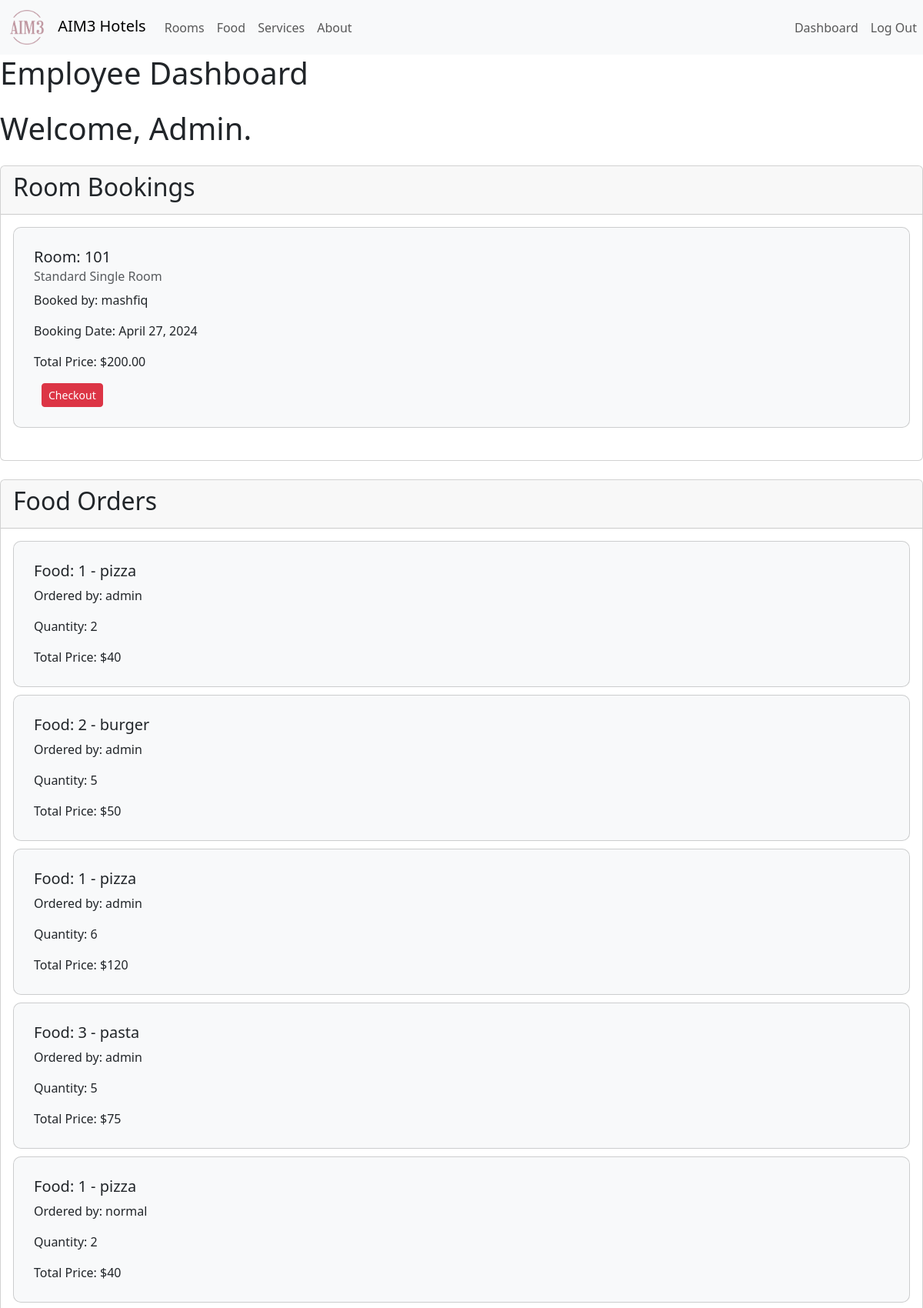
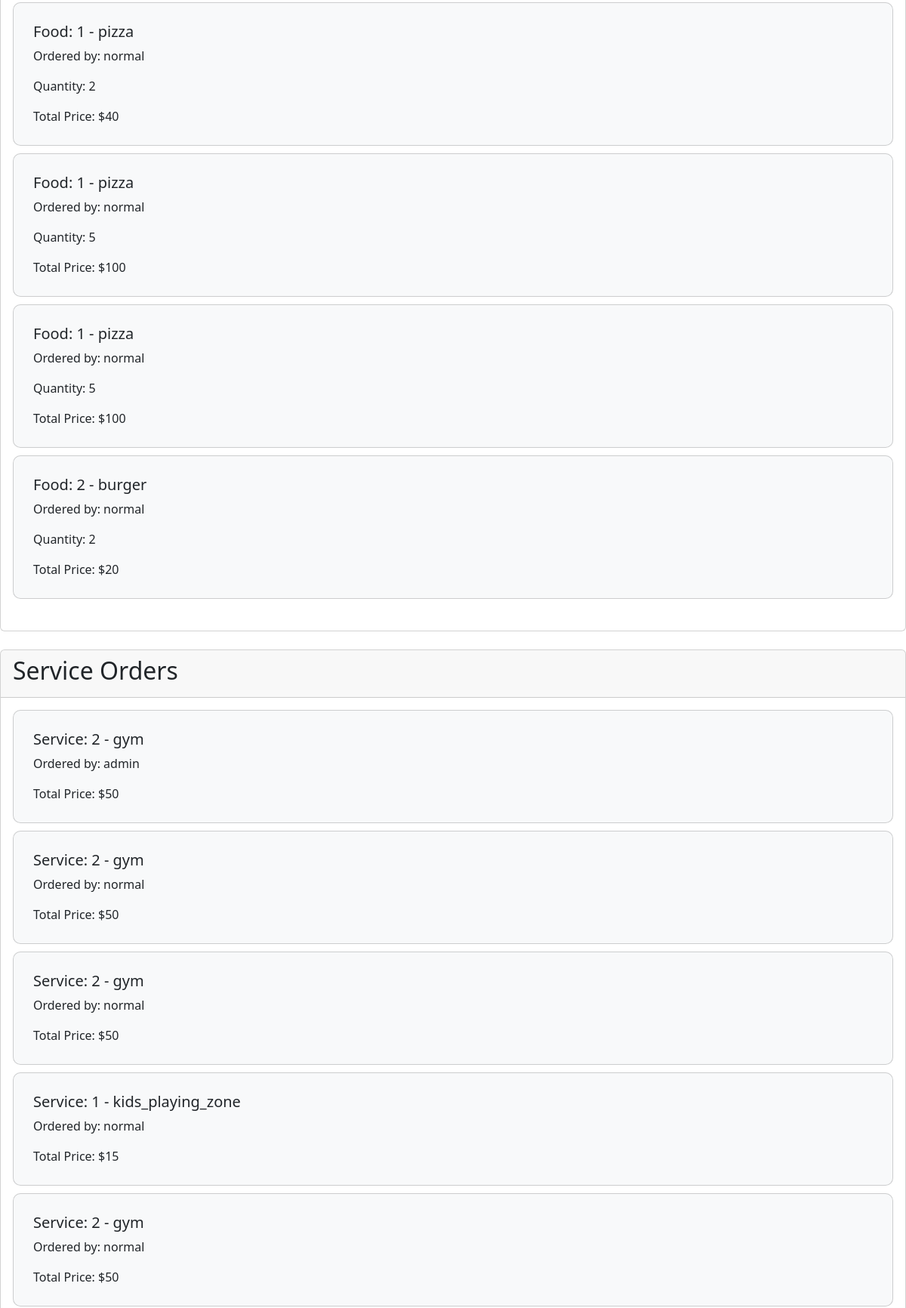
Screenshot of /dashboard/ (signed in, upper part) with the database file from the repository (2 pictures, top to bottom).
### website/models.py (models this page shows, shortened)
class Person(AbstractBaseUser, PermissionsMixin):
    username = models.CharField(max_length=150, unique=True)
    email = models.EmailField(unique=True)
    first_name = models.CharField(max_length=30)
    last_name = models.CharField(max_length=30)
    date_joined = models.DateTimeField(default=timezone.now)
    is_active = models.BooleanField(default=True)
    is_staff = models.BooleanField(default=False)
    groups = models.ManyToManyField(Group, blank=True, related_name='persons')
    user_permissions = models.ManyToManyField(Permission, blank=True, related_name='persons')
    objects = PersonManager()
    USERNAME_FIELD = 'username'
    REQUIRED_FIELDS = ['email']
    def __str__(self):
        return self.username

class RoomBooking(models.Model):
    room = models.ForeignKey(Room, on_delete=models.CASCADE)
    booked_by = models.ForeignKey(get_user_model(), on_delete=models.CASCADE)
    booking_date = models.DateField(default=timezone.now)
    num_nights = models.IntegerField()
    total_price = models.DecimalField(max_digits=10, decimal_places=2)

class Room(models.Model):
    STANDARD_SINGLE = 'standard_single'
    PREMIUM_SINGLE = 'premium_single'
    STANDARD_DOUBLE = 'standard_double'
    PREMIUM_DOUBLE = 'premium_double'
    LUXURY_FAMILY = 'luxury_family'
    ROOM_TYPES = [
        (STANDARD_SINGLE, 'Standard Single Room'),
        (PREMIUM_SINGLE, 'Premium Single Room'),
        (STANDARD_DOUBLE, 'Standard Double Room'),
        (PREMIUM_DOUBLE, 'Premium Double Room'),
        (LUXURY_FAMILY, 'Luxury Family Room'),
    ]
    room_number = models.CharField(max_length=50, unique=True)
    num_beds = models.IntegerField()
    room_type = models.CharField(max_length=20, choices=ROOM_TYPES)
    price = models.DecimalField(max_digits=10, decimal_places=2)
    is_available = models.BooleanField(default=True)  # Default to available

class FoodOrder(models.Model):
    PAID = 'paid'
    UNPAID = 'unpaid'
    PAYMENT_STATUS_CHOICES = [
        (PAID, 'Paid'),
        (UNPAID, 'Unpaid'),
    ]
    payment_status = models.CharField(max_length=10, choices=PAYMENT_STATUS_CHOICES, default=UNPAID)
    food = models.ForeignKey(Food, on_delete=models.CASCADE)
    ordered_by = models.ForeignKey(get_user_model(), on_delete=models.CASCADE)
    quantity = models.IntegerField()
    order_date = models.DateField(default=timezone.now)
    total_price = models.IntegerField()

class Food(models.Model):
    PIZZA = 'pizza'
    BURGER = 'burger'
    PASTA = 'pasta'
    FOOD_TYPES = [
        (PIZZA, 'Pizza'),
        (BURGER, 'Burger'),
        (PASTA, 'Pasta'),
    ]
    food_item_number = models.CharField(max_length=50, unique=True)
    description = models.TextField()
    price = models.DecimalField(max_digits=10, decimal_places=2)
    food_type = models.CharField(max_length=10, choices=FOOD_TYPES)
    def __str__(self):
        return f"{self.food_item_number} - {self.food_type}"

class ServiceOrder(models.Model):
    PAID = 'paid'
    UNPAID = 'unpaid'
    PAYMENT_STATUS_CHOICES = [
        (PAID, 'Paid'),
        (UNPAID, 'Unpaid'),
    ]
    payment_status = models.CharField(max_length=10, choices=PAYMENT_STATUS_CHOICES, default=UNPAID)
    service = models.ForeignKey(Service, on_delete=models.CASCADE)
    ordered_by = models.ForeignKey(get_user_model(), on_delete=models.CASCADE)
    quantity = models.IntegerField()
    order_date = models.DateField(auto_now_add=True)
    total_price = models.IntegerField(null=True)

class Service(models.Model):
    KIDS_PLAYING_ZONE = 'kids_playing_zone'
    GYM = 'gym'
    SWIMMING_POOL = 'swimming_pool'
    GAMING_ZONE = 'gaming_zone'
    BICYCLE_RIDES = 'bicycle_rides'
    TOURIST_BUS = 'tourist_bus'
    SERVICE_TYPES = [
        (KIDS_PLAYING_ZONE, 'Kids Playing Zone'),
        (GYM, 'Gym'),
        (SWIMMING_POOL, 'Swimming Pool'),
        (GAMING_ZONE, 'Gaming Zone'),
        (BICYCLE_RIDES, 'Bicycle Rides'),
        (TOURIST_BUS, 'Tourist Bus'),
    ]
    service_id = models.CharField(max_length=10, unique=True)
    description = models.TextField()
    price = models.DecimalField(max_digits=10, decimal_places=2)
    service_type = models.CharField(max_length=20, choices=SERVICE_TYPES)
    def __str__(self):
        return f"{self.service_id} - {self.service_type}"

### website/views.py (the view, shortened to what this page needs)
# urls.py: path('dashboard/', views.dashboard, name='dashboard'),
@login_required
def dashboard(request):
    is_employee = False
    if request.user.is_authenticated:
        try:
            employee = Employee.objects.get(person=request.user)
            is_employee = True
        except Employee.DoesNotExist:
            pass
    if is_employee:
        room_bookings = RoomBooking.objects.all() # SELECT * FROM website_roombooking;
        food_orders = FoodOrder.objects.all() # SELECT * FROM website_foodorder;
        service_orders = ServiceOrder.objects.all() # SELECT * FROM website_serviceorder;
        inventory_items = InventoryItem.objects.all() # SELECT * FROM website_inventoryitems;
        context = {
            'room_bookings': room_bookings,
            'food_orders': food_orders,
            'service_orders': service_orders,
            'inventory_items': inventory_items
        }
        return render(request, 'website/dashboard_employee.html', context)

### website/templates/website/dashboard_employee.html (shortened to what this page needs)
{% extends "base.html" %}
{% block content %}
<head>
    <link href="https://cdn.jsdelivr.net/npm/bootstrap@5.3.3/dist/css/bootstrap.min.css" rel="stylesheet">
</head>
<body class="container mt-5">
    <h1 class="mb-4">Employee Dashboard</h1>
    <h1 class="mb-4">Welcome, {{ request.user.first_name }}.</h1>
    <div class="card mb-4">
        <div class="card-header">
            <h2 class="card-title">Room Bookings</h2>
        </div>
        <div class="card-body">
            {% if room_bookings %}
                <div class="list-group mb-3">
                    {% for booking in room_bookings %}
                        <div class="card booking-item">
                            <div class="card-body">
                                <h5 class="card-title">Room: {{ booking.room.room_number }}</h5>
                                <h6 class="card-subtitle mb-2 text-muted">{{ booking.room.get_room_type_display }}</h6>
                                <p class="card-text">Booked by: {{ booking.booked_by }}</p>
                                <p class="card-text">Booking Date: {{ booking.booking_date }}</p>
                                <p class="card-text">Total Price: ${{ booking.total_price }}</p>
                                <a href="{% url 'checkout' booking.pk %}" class="btn btn-danger btn-sm checkout-btn">Checkout</a>
                            </div>
                        </div>
                    {% endfor %}
                </div>
            {% else %}
                <p>No rooms booked.</p>
            {% endif %}
        </div>
    </div>
    <div class="card mb-4">
        <div class="card-header">
            <h2 class="card-title">Food Orders</h2>
        </div>
        <div class="card-body">
            {% if food_orders %}
                <div class="list-group mb-3">
                    {% for order in food_orders %}
                        <div class="card booking-item">
                            <div class="card-body">
                                <h5 class="card-title">Food: {{ order.food }}</h5>
                                <p class="card-text">Ordered by: {{ order.ordered_by }}</p>
                                <p class="card-text">Quantity: {{ order.quantity }}</p>
                                <p class="card-text">Total Price: ${{ order.total_price }}</p>
                            </div>
                        </div>
                    {% endfor %}
                </div>
            {% else %}
                <p>No food orders.</p>
            {% endif %}
        </div>
    </div>
    <div class="card mb-4">
        <div class="card-header">
            <h2 class="card-title">Service Orders</h2>
        </div>
        <div class="card-body">
            {% if service_orders %}
                <div class="list-group mb-3">
                    {% for order in service_orders %}
                        <div class="card booking-item">
                            <div class="card-body">
                                <h5 class="card-title">Service: {{ order.service }}</h5>
                                <p class="card-text">Ordered by: {{ order.ordered_by }}</p>
                                <p class="card-text">Total Price: ${{ order.total_price }}</p>
                            </div>
                        </div>
                    {% endfor %}
                </div>
            {% else %}
                <p>No service orders.</p>
            {% endif %}
        </div>
    </div>
</body>
</html>
{% endblock %}

### website/templates/website/dashboard_employee.html (style rules this page uses)
.booking-item { background-color: #f8f9fa; border-radius: 10px; padding: 10px; margin-bottom: 10px; }
.checkout-btn { margin-left: 10px; }

### rows the page displays
Person: user.first_name "Admin"
RoomBooking: room.room_number "101", room.room_type "Standard Single Room", booked_by "mashfiq", booking_date "April 27, 2024", total_price "200.00"
FoodOrder: food "1 - pizza", ordered_by "admin", quantity "2", total_price "40"
FoodOrder: food "2 - burger", ordered_by "admin", quantity "5", total_price "50"
FoodOrder: food "1 - pizza", ordered_by "admin", quantity "6", total_price "120"
FoodOrder: food "3 - pasta", ordered_by "admin", quantity "5", total_price "75"
FoodOrder: food "1 - pizza", ordered_by "normal", quantity "2", total_price "40"
FoodOrder: food "1 - pizza", ordered_by "normal", quantity "2", total_price "40"
FoodOrder: food "1 - pizza", ordered_by "normal", quantity "5", total_price "100"
FoodOrder: food "1 - pizza", ordered_by "normal", quantity "5", total_price "100"
FoodOrder: food "2 - burger", ordered_by "normal", quantity "2", total_price "20"
ServiceOrder: service "2 - gym", ordered_by "admin", total_price "50"
ServiceOrder: service "2 - gym", ordered_by "normal", total_price "50"
ServiceOrder: service "2 - gym", ordered_by "normal", total_price "50"
ServiceOrder: service "1 - kids_playing_zone", ordered_by "normal", total_price "15"
ServiceOrder: service "2 - gym", ordered_by "normal", total_price "50"
